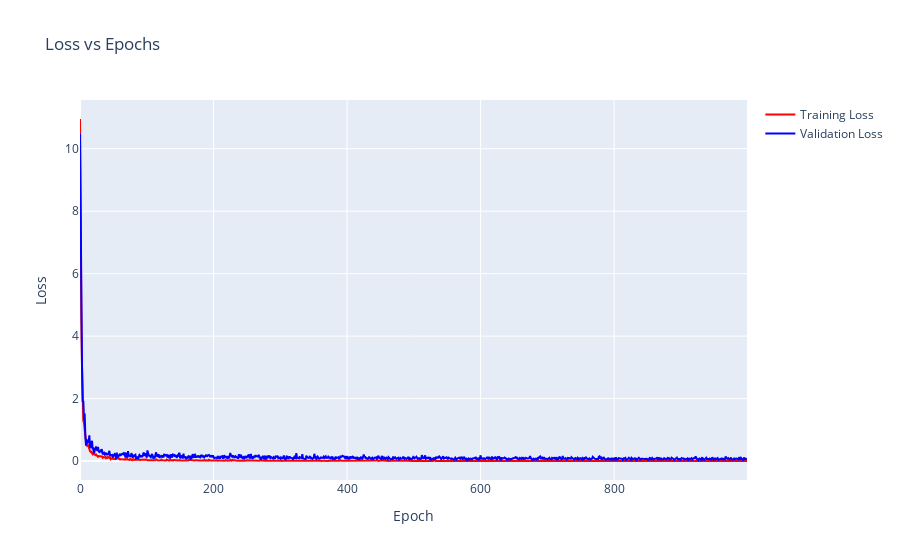

Notebook code cell kept with this figure:
### Code cell
import plotly.graph_objects as go

# Create the figure
fig = go.Figure()

# Add traces for train_loss and valid_loss
fig.add_trace(go.Scatter(x=list(range(len(train_loss))), y=train_loss,
                    mode='lines', name='Training Loss', line=dict(color='red')))
fig.add_trace(go.Scatter(x=list(range(len(valid_loss))), y=valid_loss,
                    mode='lines', name='Validation Loss', line=dict(color='blue')))

# Set the title and axis labels
fig.update_layout(title='Loss vs Epochs', xaxis_title='Epoch', yaxis_title='Loss')

# Display the figure
fig.show()

### Figure 1 — Plotly figure (JSON) as saved in the notebook; plotly's stock layout.template omitted (floating-point values rounded to 4 significant figures; data arrays with more than 128 entries replaced by an {"elided": "..."} marker saying what was removed)
{"data": [{"line": {"color": "red"}, "mode": "lines", "name": "Training Loss", "type": "scatter", "x": {"elided": "1000 int values"}, "y": {"elided": "1000 float values"}}, {"line": {"color": "blue"}, "mode": "lines", "name": "Validation Loss", "type": "scatter", "x": {"elided": "1000 int values"}, "y": {"elided": "1000 float values"}}], "layout": {"title": {"text": "Loss vs Epochs"}, "xaxis": {"title": {"text": "Epoch"}}, "yaxis": {"title": {"text": "Loss"}}}}
